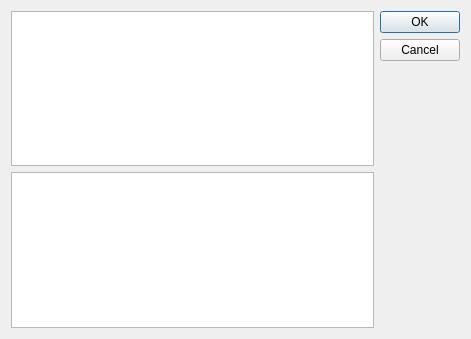
<?xml version="1.0" encoding="UTF-8"?>
<ui version="4.0">
 <class>DownloadLessonDialog</class>
 <widget class="QDialog" name="DownloadLessonDialog">
  <property name="geometry">
   <rect>
    <x>0</x>
    <y>0</y>
    <width>471</width>
    <height>339</height>
   </rect>
  </property>
  <property name="windowTitle">
   <string>Dialog</string>
  </property>
  <layout class="QHBoxLayout" name="horizontalLayout_2">
   <item>
    <layout class="QVBoxLayout" name="verticalLayout_2">
     <item>
      <widget class="QTableView" name="tableView"/>
     </item>
     <item>
      <widget class="QTextBrowser" name="textBrowser_2"/>
     </item>
    </layout>
   </item>
   <item>
    <widget class="QDialogButtonBox" name="buttonBox">
     <property name="orientation">
      <enum>Qt::Vertical</enum>
     </property>
     <property name="standardButtons">
      <set>QDialogButtonBox::Cancel|QDialogButtonBox::Ok</set>
     </property>
    </widget>
   </item>
  </layout>
 </widget>
 <resources/>
 <connections>
  <connection>
   <sender>buttonBox</sender>
   <signal>rejected()</signal>
   <receiver>DownloadLessonDialog</receiver>
   <slot>reject()</slot>
   <hints>
    <hint type="sourcelabel">
     <x>316</x>
     <y>260</y>
    </hint>
    <hint type="destinationlabel">
     <x>286</x>
     <y>274</y>
    </hint>
   </hints>
  </connection>
  <connection>
   <sender>buttonBox</sender>
   <signal>accepted()</signal>
   <receiver>DownloadLessonDialog</receiver>
   <slot>accept()</slot>
   <hints>
    <hint type="sourcelabel">
     <x>248</x>
     <y>254</y>
    </hint>
    <hint type="destinationlabel">
     <x>157</x>
     <y>274</y>
    </hint>
   </hints>
  </connection>
 </connections>
</ui>
